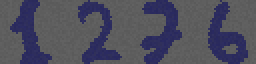
#> input picture schoolopdrachten/BD_IML/assignments/final/final assignment/dataset-images/1276.png, 128 x 32 px (shown 2 times larger); its folder holds only this picture in this run
$ jupyter execute --allow-errors final_notebook.ipynb
#> lines starting #> are read from the running program, lines starting #| are printed output that depends on the picture; after the words box and inside, x2 and y2 are one past the last pixel; in counts of white or black regions, pixels touching at a corner belong together
## Student Number : 408846
## Student Name : Ibrahim Sahin

# Recognizer
This notebook will be used to validate your model and grade your work.

# Collect features and execute model (YOUR IMPLEMENTATION HERE)
You need to implement the following function that predicts the digits that are available in an image. The function should return an array with 4 elements, containing these 4 digits from left to right.

[cell 1]
import glob
import os
import sklearn
import joblib
import skimage, skimage.io
import pandas as pd
import numpy as np
from skimage import io, transform, color, filters, data, morphology, measure

#> (a cell that did not finish here is left out)

[cell 3]
features = [1,2,3,4,5,6,7,8,9,10,11,12,13,14,15,16,
            'major_axis_length', 'minor_axis_length', 'euler_number',
            'centroid-0', 'eccentricity', 'local_centroid-0', 'perimeter',
            'perimeter_crofton', 'filled_area', 'orientation']

def initialize_image_grids(image):
    zipcode = image
    zipcode = zipcode *-1
    gray = color.rgb2gray(zipcode)
    thresh = filters.threshold_otsu(gray)
    binary = gray > thresh
    binary_splitted = [binary[:, :32], binary[:, 32:64], binary[:, 64:96], binary[:, 96:128]]

    df = pd.DataFrame()

    for x in range(0, len(binary_splitted)):

        test = binary_splitted[x]
        height = 8
        width = 8

        s_width = 0
        s_heigth = 0

        for i in range(1, 17):
            h = s_heigth+height
            w = s_width+width
            feat = test[s_heigth:h, s_width:w]
            white_pixels = feat[feat==1]
            total_white_pixels = len(white_pixels)
            df.loc[x, i] = total_white_pixels
            if (i%4 == 0):
                s_width = 0
                s_heigth = s_heigth + height
            else:
                s_width = s_width + width

    return df

image_properties = ['label', 'area', 'centroid',
                    'perimeter', 'eccentricity', 'euler_number',
                    'filled_area','perimeter_crofton', 'local_centroid',
                    'major_axis_length', 'minor_axis_length', 'orientation']

def initialize_image_props(image):
    zipcode = image
    zipcode = zipcode *-1
    gray = color.rgb2gray(zipcode)
    thresh = filters.threshold_otsu(gray)
    binary = gray > thresh

    # remove the white small spots/dots
    binary = morphology.binary_opening(binary)

    # make the white zip numbers thicker
    binary = morphology.binary_dilation(binary)

    # some numbers may have holes in it. That could seperate the number in 2 different labels. with closing the gap will be closed
    binary = morphology.binary_closing(binary)

    # return number back to its original state before it was made thicker. make the numbers thinner
    binary = morphology.binary_erosion(binary)

    label_image, total_labels = measure.label(binary, return_num=True)

    global image_properties
    props = measure.regionprops_table(label_image, properties=image_properties)
    tmp_df = pd.DataFrame(props)

    # filter out labels that have too small areas. these labels are small dots that could not be filled with the opening function
    tmp_df = tmp_df.query('area > 50').reset_index(drop=True)

    return tmp_df

[cell 4]
def classify_image(filename):
#> called with filename = '../dataset-images/1276.png'
    result = list()

    img_array = skimage.io.imread(filename)
#> img_array is the input picture: shape (32, 128, 3); mean R, G, B 78.8, 78.8, 93.8

    tmp_result_grid = initialize_image_grids(img_array)
#> in initialize_image_grids, `zipcode = zipcode *-1`:
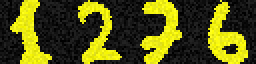
#> zipcode: shape (32, 128, 3) int16 (shown 2 times larger); mean R, G, B -78.8, -78.8, -93.8; drawn with min black and max white
#> in initialize_image_grids, `gray = color.rgb2gray(zipcode)`:
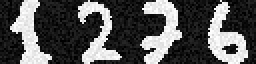
#> gray: shape (32, 128) float64 (shown 2 times larger); min -0.00299, max -0.00136, mean -0.00244; drawn with min black and max white
#> in initialize_image_grids, `thresh = filters.threshold_otsu(gray)`: thresh = -0.00275
#> in initialize_image_grids, `binary = gray > thresh`:
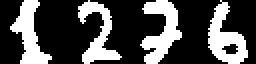
#> binary: shape (32, 128) bool (shown 2 times larger); 30.5% white; 4 white regions, box (x1, y1, x2, y2) and area: (70, 0, 91, 32) 342, (104, 0, 124, 32) 321, (5, 0, 26, 32) 303, (39, 0, 61, 32) 283
#> the loop in initialize_image_grids, `for x in range(0, len(binary_splitted)): ` made 4 passes
#> pass 1, in initialize_image_grids, `test = binary_splitted[x]`:
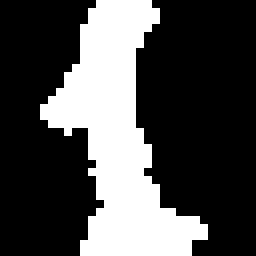
#> test: shape (32, 32) bool (shown 8 times larger); 29.6% white; 1 white region, box (x1, y1, x2, y2) and area: (5, 0, 26, 32) 303
#> pass 2, in initialize_image_grids, `test = binary_splitted[x]`:
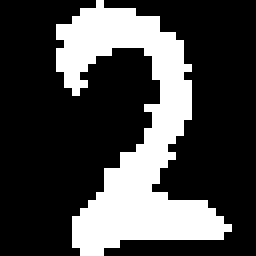
#> test: shape (32, 32) bool (shown 8 times larger); 27.6% white; 1 white region, box (x1, y1, x2, y2) and area: (7, 0, 29, 32) 283
#> pass 3, in initialize_image_grids, `test = binary_splitted[x]`:
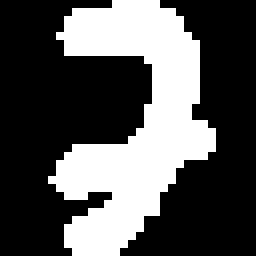
#> test: shape (32, 32) bool (shown 8 times larger); 33.4% white; 1 white region, box (x1, y1, x2, y2) and area: (6, 0, 27, 32) 342
#> tmp_result_grid = table of 4 rows and 16 columns
    tmp_result_props = initialize_image_props(img_array)
#> in initialize_image_props, `thresh = filters.threshold_otsu(gray)`: thresh = -0.00275
#> in initialize_image_props, `binary = morphology.binary_opening(binary)`: binary: shape (32, 128) bool; 30.2% white; 4 white regions, box (x1, y1, x2, y2) and area: (70, 0, 91, 32) 340, (104, 1, 124, 32) 315, (5, 0, 26, 32) 302, (39, 0, 61, 32) 278
#> in initialize_image_props, `binary = morphology.binary_dilation(binary)`:
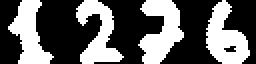
#> binary: shape (32, 128) bool (shown 2 times larger); 39% white; 4 white regions, box (x1, y1, x2, y2) and area: (69, 0, 92, 32) 434, (103, 0, 125, 32) 408, (38, 0, 62, 32) 382, (4, 0, 27, 32) 373
#> in initialize_image_props, `binary = morphology.binary_closing(binary)`:
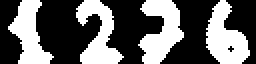
#> binary: shape (32, 128) bool (shown 2 times larger); 39.7% white; 4 white regions, box (x1, y1, x2, y2) and area: (69, 0, 92, 32) 436, (103, 0, 125, 32) 420, (38, 0, 62, 32) 397, (4, 0, 27, 32) 375
#> in initialize_image_props, `binary = morphology.binary_erosion(binary)`:
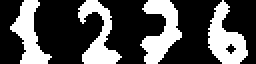
#> binary: shape (32, 128) bool (shown 2 times larger); 32.3% white; 4 white regions, box (x1, y1, x2, y2) and area: (70, 0, 91, 32) 358, (104, 0, 124, 32) 342, (39, 0, 61, 32) 314, (5, 0, 26, 32) 308
#> in initialize_image_props, `label_image, total_labels = measure.label(binary, return_num=True)`:
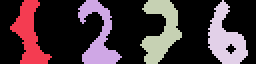
#> label_image: shape (32, 128) int32 (shown 2 times larger); 5 distinct labels, from 0 to 4; one colour per label, 0 black
#> in initialize_image_props, `label_image, total_labels = measure.label(binary, return_num=True)`: total_labels = 4
#> in initialize_image_props, `props = measure.regionprops_table(label_image, properties=image_proper..`: props = 14 items
#> in initialize_image_props, `tmp_df = pd.DataFrame(props)`: tmp_df = table of 4 rows and 14 columns
#> tmp_result_props = table of 4 rows and 14 columns
    tmp_result = pd.concat([tmp_result_grid,tmp_result_props], axis=1)
#> tmp_result = table of 4 rows and 30 columns
    tmp_result[features] = preproc.transform(tmp_result[features])
    predicted = clf.predict(tmp_result[features])

    for i in range(4):
        result.append(str(predicted[i]))

    return result

$ run again, on schoolopdrachten/BD_IML/assignments/final/final assignment/dataset-images/1928.png
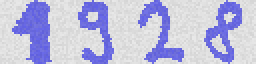
#> input picture schoolopdrachten/BD_IML/assignments/final/final assignment/dataset-images/1928.png, 128 x 32 px (shown 2 times larger)
#> in classify_image, img_array is the input picture: shape (32, 128, 3); mean R, G, B 188.5, 188.5, 222.7
#> in initialize_image_grids, `thresh = filters.threshold_otsu(gray)`: thresh = -0.0065
#> the loop in initialize_image_grids, `for x in range(0, len(binary_splitted)): ` made 4 passes
#> tmp_result_grid = table of 4 rows and 16 columns
#> in initialize_image_props, `thresh = filters.threshold_otsu(gray)`: thresh = -0.0065
#> in initialize_image_props, `label_image, total_labels = measure.label(binary, return_num=True)`:
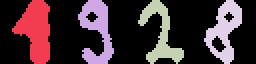
#> label_image: shape (32, 128) int32 (shown 2 times larger); 5 distinct labels, from 0 to 4; one colour per label, 0 black
#> total_labels = 4
#> props = 14 items
#> tmp_df = table of 4 rows and 14 columns
#> tmp_result = table of 4 rows and 30 columns
